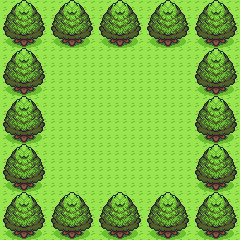

Below is a game level as drawn by its tile map, then a one-line description and the .tmx file that defines it, in full:
An orthogonal 30x30 tile map with 8x8 px tiles, 2 tile layers (bakke, hindringer).

<map version="1.9" tiledversion="1.9.2" orientation="orthogonal" renderorder="right-down" width="30" height="30" tilewidth="8" tileheight="8" infinite="0" nextlayerid="4" nextobjectid="1">
 <tileset firstgid="1" source="pokemon.tsx" />
 <layer id="1" name="bakke" width="30" height="30">
  <data encoding="csv">
44,44,44,44,44,44,44,44,44,44,44,44,44,44,44,44,44,44,44,44,44,44,44,44,44,44,44,44,44,44,
44,44,44,44,44,44,44,44,44,44,44,44,44,44,44,44,44,44,44,44,44,44,44,44,44,44,44,44,44,44,
44,44,44,44,44,44,44,44,44,44,44,44,44,44,44,44,44,44,44,44,44,44,44,44,44,44,44,44,44,44,
44,44,44,44,44,44,44,44,44,44,44,44,44,44,44,44,44,44,44,44,44,44,44,44,44,44,44,44,44,44,
44,44,44,44,44,44,44,44,44,44,44,44,44,44,44,44,44,44,44,44,44,44,44,44,44,44,44,44,44,44,
44,44,44,44,44,44,44,44,44,44,44,44,44,44,44,44,44,44,44,44,44,44,44,44,44,44,44,44,44,44,
44,44,44,44,44,44,44,44,44,44,44,44,44,44,44,44,44,44,44,44,44,44,44,44,44,44,44,44,44,44,
44,44,44,44,44,44,44,44,44,44,44,44,44,44,44,44,44,44,44,44,44,44,44,44,44,44,44,44,44,44,
44,44,44,44,44,44,44,44,44,44,44,44,44,44,44,44,44,44,44,44,44,44,44,44,44,44,44,44,44,44,
44,44,44,44,44,44,44,44,44,44,44,44,44,44,44,44,44,44,44,44,44,44,44,44,44,44,44,44,44,44,
44,44,44,44,44,44,44,44,44,44,44,44,44,44,44,44,44,44,44,44,44,44,44,44,44,44,44,44,44,44,
44,44,44,44,44,44,44,44,44,44,44,44,44,44,44,44,44,44,44,44,44,44,44,44,44,44,44,44,44,44,
44,44,44,44,44,44,44,44,44,44,44,44,44,44,44,44,44,44,44,44,44,44,44,44,44,44,44,44,44,44,
44,44,44,44,44,44,44,44,44,44,44,44,44,44,44,44,44,44,44,44,44,44,44,44,44,44,44,44,44,44,
44,44,44,44,44,44,44,44,44,44,44,44,44,44,44,44,44,44,44,44,44,44,44,44,44,44,44,44,44,44,
44,44,44,44,44,44,44,44,44,44,44,44,44,44,44,44,44,44,44,44,44,44,44,44,44,44,44,44,44,44,
44,44,44,44,44,44,44,44,44,44,44,44,44,44,44,44,44,44,44,44,44,44,44,44,44,44,44,44,44,44,
44,44,44,44,44,44,44,44,44,44,44,44,44,44,44,44,44,44,44,44,44,44,44,44,44,44,44,44,44,44,
44,44,44,44,44,44,44,44,44,44,44,44,44,44,44,44,44,44,44,44,44,44,44,44,44,44,44,44,44,44,
44,44,44,44,44,44,44,44,44,44,44,44,44,44,44,44,44,44,44,44,44,44,44,44,44,44,44,44,44,44,
44,44,44,44,44,44,44,44,44,44,44,44,44,44,44,44,44,44,44,44,44,44,44,44,44,44,44,44,44,44,
44,44,44,44,44,44,44,44,44,44,44,44,44,44,44,44,44,44,44,44,44,44,44,44,44,44,44,44,44,44,
44,44,44,44,44,44,44,44,44,44,44,44,44,44,44,44,44,44,44,44,44,44,44,44,44,44,44,44,44,44,
44,44,44,44,44,44,44,44,44,44,44,44,44,44,44,44,44,44,44,44,44,44,44,44,44,44,44,44,44,44,
44,44,44,44,44,44,44,44,44,44,44,44,44,44,44,44,44,44,44,44,44,44,44,44,44,44,44,44,44,44,
44,44,44,44,44,44,44,44,44,44,44,44,44,44,44,44,44,44,44,44,44,44,44,44,44,44,44,44,44,44,
44,44,44,44,44,44,44,44,44,44,44,44,44,44,44,44,44,44,44,44,44,44,44,44,44,44,44,44,44,44,
44,44,44,44,44,44,44,44,44,44,44,44,44,44,44,44,44,44,44,44,44,44,44,44,44,44,44,44,44,44,
44,44,44,44,44,44,44,44,44,44,44,44,44,44,44,44,44,44,44,44,44,44,44,44,44,44,44,44,44,44,
44,44,44,44,44,44,44,44,44,44,44,44,44,44,44,44,44,44,44,44,44,44,44,44,44,44,44,44,44,44
</data>
 </layer>
 <layer id="2" name="hindringer" width="30" height="30">
  <data encoding="csv">
167,168,169,170,171,172,167,168,169,170,171,172,167,168,169,170,171,172,167,168,169,170,171,172,167,168,169,170,171,172,
193,194,195,196,197,198,193,194,195,196,197,198,193,194,195,196,197,198,193,194,195,196,197,198,193,194,195,196,197,198,
219,220,221,222,223,224,219,220,221,222,223,224,219,220,221,222,223,224,219,220,221,222,223,224,219,220,221,222,223,224,
245,246,247,248,249,250,245,246,247,248,249,250,245,246,247,248,249,250,245,246,247,248,249,250,245,246,247,248,249,250,
271,272,273,274,275,276,271,272,273,274,275,276,271,272,273,274,275,276,271,272,273,274,275,276,271,272,273,274,275,276,
297,298,299,300,301,302,297,298,299,300,301,302,297,298,299,300,301,302,297,298,299,300,301,302,297,298,299,300,301,302,
167,168,169,170,171,172,0,0,0,0,0,0,0,0,0,0,0,0,0,0,0,0,0,0,167,168,169,170,171,172,
193,194,195,196,197,198,0,0,0,0,0,0,0,0,0,0,0,0,0,0,0,0,0,0,193,194,195,196,197,198,
219,220,221,222,223,224,0,0,0,0,0,0,0,0,0,0,0,0,0,0,0,0,0,0,219,220,221,222,223,224,
245,246,247,248,249,250,0,0,0,0,0,0,0,0,0,0,0,0,0,0,0,0,0,0,245,246,247,248,249,250,
271,272,273,274,275,276,0,0,0,0,0,0,0,0,0,0,0,0,0,0,0,0,0,0,271,272,273,274,275,276,
297,298,299,300,301,302,0,0,0,0,0,0,0,0,0,0,0,0,0,0,0,0,0,0,297,298,299,300,301,302,
167,168,169,170,171,172,0,0,0,0,0,0,0,0,0,0,0,0,0,0,0,0,0,0,167,168,169,170,171,172,
193,194,195,196,197,198,0,0,0,0,0,0,0,0,0,0,0,0,0,0,0,0,0,0,193,194,195,196,197,198,
219,220,221,222,223,224,0,0,0,0,0,0,0,0,0,0,0,0,0,0,0,0,0,0,219,220,221,222,223,224,
245,246,247,248,249,250,0,0,0,0,0,0,0,0,0,0,0,0,0,0,0,0,0,0,245,246,247,248,249,250,
271,272,273,274,275,276,0,0,0,0,0,0,0,0,0,0,0,0,0,0,0,0,0,0,271,272,273,274,275,276,
297,298,299,300,301,302,0,0,0,0,0,0,0,0,0,0,0,0,0,0,0,0,0,0,297,298,299,300,301,302,
167,168,169,170,171,172,0,0,0,0,0,0,0,0,0,0,0,0,0,0,0,0,0,0,167,168,169,170,171,172,
193,194,195,196,197,198,0,0,0,0,0,0,0,0,0,0,0,0,0,0,0,0,0,0,193,194,195,196,197,198,
219,220,221,222,223,224,0,0,0,0,0,0,0,0,0,0,0,0,0,0,0,0,0,0,219,220,221,222,223,224,
245,246,247,248,249,250,0,0,0,0,0,0,0,0,0,0,0,0,0,0,0,0,0,0,245,246,247,248,249,250,
271,272,273,274,275,276,0,0,0,0,0,0,0,0,0,0,0,0,0,0,0,0,0,0,271,272,273,274,275,276,
297,298,299,300,301,302,0,0,0,0,0,0,0,0,0,0,0,0,0,0,0,0,0,0,297,298,299,300,301,302,
167,168,169,170,171,172,167,168,169,170,171,172,167,168,169,170,171,172,167,168,169,170,171,172,167,168,169,170,171,172,
193,194,195,196,197,198,193,194,195,196,197,198,193,194,195,196,197,198,193,194,195,196,197,198,193,194,195,196,197,198,
219,220,221,222,223,224,219,220,221,222,223,224,219,220,221,222,223,224,219,220,221,222,223,224,219,220,221,222,223,224,
245,246,247,248,249,250,245,246,247,248,249,250,245,246,247,248,249,250,245,246,247,248,249,250,245,246,247,248,249,250,
271,272,273,274,275,276,271,272,273,274,275,276,271,272,273,274,275,276,271,272,273,274,275,276,271,272,273,274,275,276,
297,298,299,300,301,302,297,298,299,300,301,302,297,298,299,300,301,302,297,298,299,300,301,302,297,298,299,300,301,302
</data>
 </layer>
</map>
